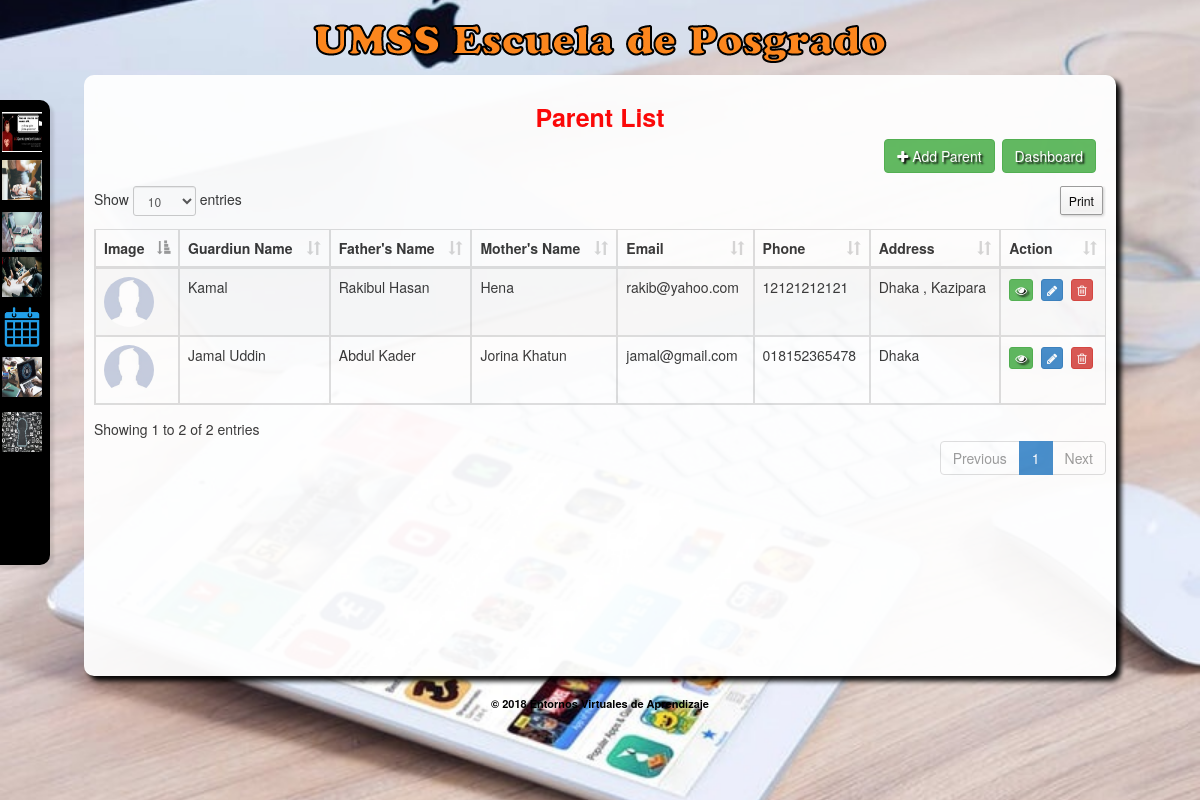
Page /parent/parentlist.php (signed in) on the committed database.
### tables this page shows
CREATE TABLE IF NOT EXISTS `tbl_add_parent` (
  `p_id` int(11) NOT NULL AUTO_INCREMENT,
  `p_guardian` varchar(200) NOT NULL,
  `p_father_name` varchar(200) NOT NULL,
  `p_father_profession` varchar(200) NOT NULL,
  `p_mother_name` varchar(200) NOT NULL,
  `p_mother_profession` varchar(200) NOT NULL,
  `p_email` varchar(200) NOT NULL,
  `p_contact` varchar(200) NOT NULL,
  `n_card` varchar(100) NOT NULL,
  `p_address` varchar(500) NOT NULL,
  `p_religion` varchar(200) NOT NULL,
  `p_image` varchar(200) NOT NULL,
  `p_profile_name` varchar(200) NOT NULL,
  `p_password` varchar(200) NOT NULL,
  `created_date` timestamp NOT NULL DEFAULT CURRENT_TIMESTAMP,
  PRIMARY KEY (`p_id`)
);

### parent/parentlist.php (the view, shortened to what this page needs)
<?php include('../header.php');
?>
<link type="text/css" href="<?php echo WEB_URL; ?>css/bootstrap.css" rel="stylesheet" />
<div class="content content_inside">
  <div class="header_text">
    <div class="header_text_left">Parent List</div>
    <div class="top_common_bar">
      <div class="obj_right" style="padding-right:10px !important;"><a class="btn btn_add_new btn-success" href="<?php echo WEB_URL; ?>parent/addparent.php"><i class="fa fa-plus"></i>&nbsp;Add Parent</a>&nbsp;<a class="btn btn_add_new btn-success" href="<?php echo WEB_URL; ?>dashboard.php"><i class="fa"></i>Dashboard</a></div>
    </div>
  </div>
  <div class="list" style="width:100%; height:480px; overflow:auto;">
    <table class="table sakotable table-bordered table-striped dt-responsive">
      <thead>
        <tr>
          <th>Image</th>
          <th>Guardiun Name</th>
		  <th>Father's Name</th>
		  <th>Mother's Name</th>
          <th>Email</th>
          <th>Phone</th>
          <th>Address</th>
          <th>Action</th>
        </tr>
      </thead>
      <tbody>
        <?php
				$result = mysqli_query($link,"Select * from tbl_add_parent order by p_id desc");
				while($row = mysqli_fetch_array($result)){
				$p_image = WEB_URL . 'img/no_image.jpg';
					 ?>
        <tr>
          <td><img class="photo_img_round" style="width:50px;height:50px;" src="<?php echo $p_image;  ?>" /></td>
          <td><?php echo $row['p_guardian']; ?></td>
		  <td><?php echo $row['p_father_name']; ?></td>
          <td><?php echo $row['p_mother_name']; ?></td>
          <td><?php echo $row['p_email']; ?></td>
          <td><?php echo $row['p_contact']; ?></td>
          <td><?php echo $row['p_address']; ?></td>
          <td><a data-toggle="tooltip" data-placement="top" title="View" class="btn btn-success btn-xs mrg" href="<?php echo WEB_URL;?>parent/parent_details.php?id=<?php echo $row['p_id']; ?>"><i class="fa fa-eye"></i></a>&nbsp;&nbsp;<a title="Edit" data-toggle="tooltip" data-placement="top" class="btn btn-primary btn-xs mrg" href="<?php echo WEB_URL;?>parent/addparent.php?id=<?php echo $row['p_id']; ?>"><i class="fa fa-pencil"></i></a>&nbsp;&nbsp;<a title="Delete" data-toggle="tooltip" data-placement="top" class="btn btn-danger btn-xs mrg" onClick="deleteParent(<?php echo $row['p_id']; ?>);" href="javascript:void(0);"><i class="fa fa-trash-o"></i></a></td>
        </tr>
        <?php } mysqli_close($link); ?>
      </tbody>
    </table>
  </div>
</div>
<?php include('../copyright.php');?>
</div>
<?php include('../footer.php');?>

### css/style.css (style rules this page uses)
body { font-family: Verdana,Arial,Helvetica,sans-serif; font-size: 12px; }
.content { width:86%; height:auto; margin:0 auto; background:#fff; opacity: 0.95; box-shadow:5px 5px 5px #000; border-radius:10px; min-height:517px; position:relative; }
.content_inside { padding:10px; }
a { outline:none !important; }
.header_text { width:100%; font-size:25px; color:red; text-align:center; font-weight:bold; padding-top:15px; margin-bottom:20px; }
.header_text_left { width:100%; text-align:center; }
.list { margin:10px; width:1100px; margin:0 auto; padding:0; }
.photo_img_round { border-radius:50px; }
.top_common_bar { margin-bottom:50px; }
.obj_right { float:right; }

### rows in the picture
tbl_add_parent: p_guardian "Kamal", p_father_name "Rakibul Hasan", p_mother_name "Hena", p_email "rakib@yahoo.com", p_contact "12121212121", p_address "Dhaka , Kazipara"
tbl_add_parent: p_guardian "Jamal Uddin", p_father_name "Abdul Kader", p_mother_name "Jorina Khatun", p_email "jamal@gmail.com", p_contact "018152365478", p_address "Dhaka"
